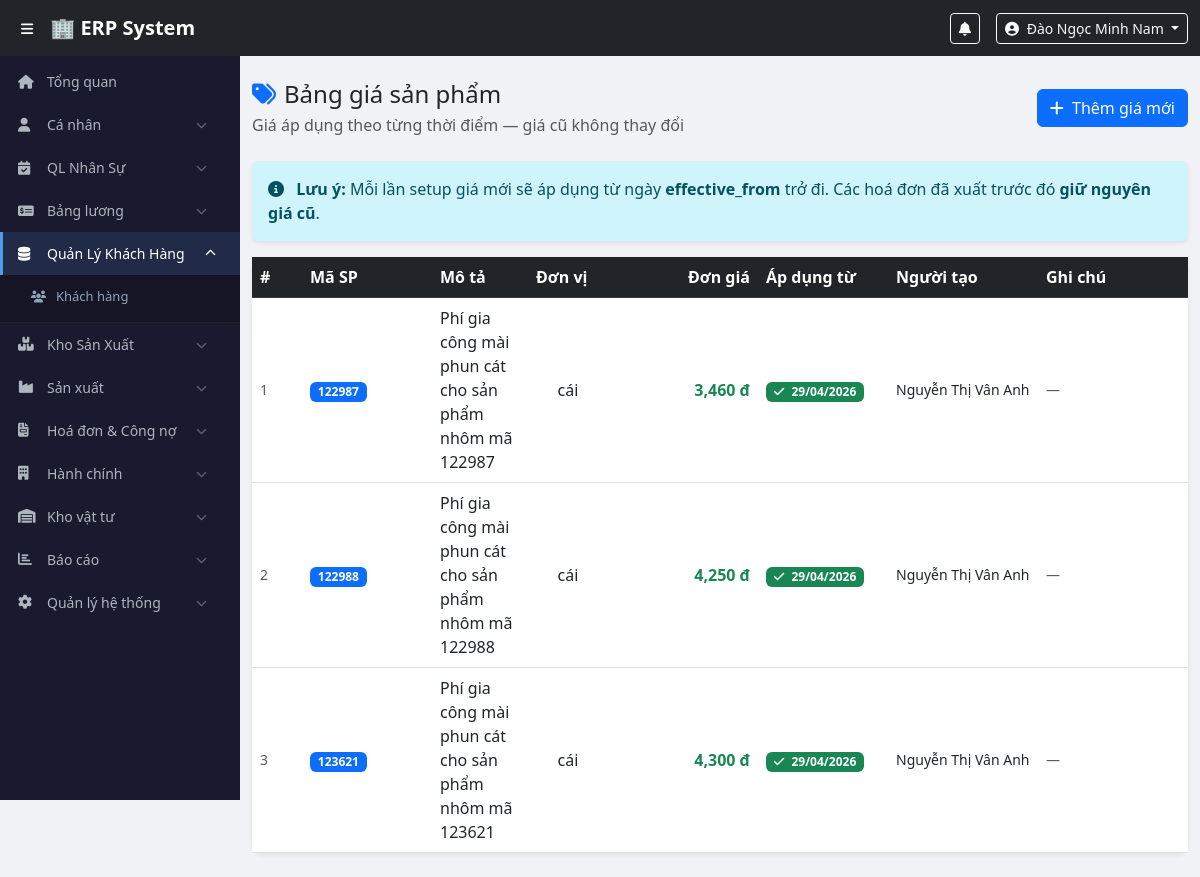
/modules/master/prices.php (signed in), run on the app's committed database.
### tables this page shows
CREATE TABLE `product_prices` (
  `id` int(11) NOT NULL,
  `product_code_id` int(11) NOT NULL,
  `unit_price` decimal(15,0) NOT NULL DEFAULT 0,
  `effective_from` date NOT NULL,
  `note` text DEFAULT NULL,
  `created_by` int(11) DEFAULT NULL,
  `created_at` timestamp NOT NULL DEFAULT current_timestamp()
);

CREATE TABLE `product_codes` (
  `id` int(11) NOT NULL,
  `product_code` varchar(50) NOT NULL,
  `product_category` enum('finished_goods','raw_material','consumable','office','equipment','other') NOT NULL DEFAULT 'finished_goods',
  `description` varchar(500) NOT NULL,
  `unit` varchar(20) DEFAULT 'cái',
  `category` varchar(100) DEFAULT NULL,
  `is_active` tinyint(1) DEFAULT 1,
  `created_by` int(11) DEFAULT NULL,
  `created_at` timestamp NOT NULL DEFAULT current_timestamp(),
  `updated_at` timestamp NOT NULL DEFAULT current_timestamp() ON UPDATE current_timestamp()
);

CREATE TABLE `users` (
  `id` int(11) NOT NULL,
  `employee_code` varchar(20) NOT NULL,
  `full_name` varchar(100) NOT NULL,
  `username` varchar(50) NOT NULL,
  `password_hash` varchar(255) NOT NULL,
  `email` varchar(100) DEFAULT NULL,
  `phone` varchar(20) DEFAULT NULL,
  `role_id` int(11) NOT NULL,
  `department_id` int(11) DEFAULT NULL,
  `is_active` tinyint(1) DEFAULT 1,
  `created_at` timestamp NOT NULL DEFAULT current_timestamp()
);

### modules/master/prices.php (the view, shortened to what this page needs)
<?php
$pdo  = getDBConnection();
$prices = $pdo->query("
    SELECT pp.*, pc.product_code, pc.description, pc.unit,
           u.full_name AS created_by_name
    FROM product_prices pp
    JOIN product_codes pc ON pp.product_code_id = pc.id
    LEFT JOIN users u ON pp.created_by = u.id
    ORDER BY pc.product_code, pp.effective_from DESC
")->fetchAll(PDO::FETCH_ASSOC);
include $_SERVER['DOCUMENT_ROOT'] . '/erp/includes/header.php';
include $_SERVER['DOCUMENT_ROOT'] . '/erp/includes/sidebar.php';
?>
<div class="main-content">
<div class="container-fluid py-4">
    <div class="d-flex justify-content-between align-items-center mb-4">
        <div>
            <h4 class="mb-1"><i class="fas fa-tags me-2 text-primary"></i>Bảng giá sản phẩm</h4>
            <p class="text-muted mb-0">Giá áp dụng theo từng thời điểm — giá cũ không thay đổi</p>
        </div>
        <button class="btn btn-primary" data-bs-toggle="modal" data-bs-target="#modalPrice">
            <i class="fas fa-plus me-1"></i> Thêm giá mới
        </button>
    </div>
    <div class="alert alert-info border-0 shadow-sm mb-3">
        <i class="fas fa-info-circle me-2"></i>
        <strong>Lưu ý:</strong> Mỗi lần setup giá mới sẽ áp dụng từ ngày <strong>effective_from</strong> trở đi.
        Các hoá đơn đã xuất trước đó <strong>giữ nguyên giá cũ</strong>.
    </div>
    <div class="card border-0 shadow-sm">
        <div class="card-body p-0">
            <div class="table-responsive">
                <table class="table table-hover align-middle mb-0">
                    <thead class="table-dark">
                        <tr>
                            <th width="50">#</th>
                            <th width="130">Mã SP</th>
                            <th>Mô tả</th>
                            <th width="80">Đơn vị</th>
                            <th width="150" class="text-end">Đơn giá</th>
                            <th width="130">Áp dụng từ</th>
                            <th width="150">Người tạo</th>
                            <th width="150">Ghi chú</th>
                        </tr>
                    </thead>
                    <tbody>
                    <?php if (empty($prices)): ?>
                        <tr><td colspan="8" class="text-center text-muted py-4">Chưa có bảng giá nào</td></tr>
                    <?php else: ?>
                        <?php
                        $prevCode = '';
                        foreach ($prices as $i => $p):
                            $isLatest = ($p['product_code'] !== $prevCode);
                            $prevCode = $p['product_code'];
                        ?>
                        <tr class="<?= $isLatest ? '' : 'text-muted' ?>">
                            <td class="text-muted small"><?= $i + 1 ?></td>
                            <td>
                                <span class="badge <?= $isLatest ? 'bg-primary' : 'bg-secondary' ?>">
                                    <?= htmlspecialchars($p['product_code']) ?>
                                </span>
                            </td>
                            <td><?= htmlspecialchars($p['description']) ?></td>
                            <td class="text-center"><?= htmlspecialchars($p['unit']) ?></td>
                            <td class="text-end fw-<?= $isLatest ? 'bold text-success' : 'normal' ?>">
                                <?= number_format($p['unit_price']) ?> đ
                            </td>
                            <td>
                                <?php if ($isLatest): ?>
                                    <span class="badge bg-success">
                                        <i class="fas fa-check me-1"></i>
                                        <?= date('d/m/Y', strtotime($p['effective_from'])) ?>
                                    </span>
                                <?php else: ?>
                                    <?= date('d/m/Y', strtotime($p['effective_from'])) ?>
                                <?php endif; ?>
                            </td>
                            <td class="small"><?= htmlspecialchars($p['created_by_name'] ?? '—') ?></td>
                            <td class="small text-muted"><?= htmlspecialchars($p['note'] ?? '—') ?></td>
                        </tr>
                        <?php endforeach; ?>
                    <?php endif; ?>
                    </tbody>
                </table>
            </div>
        </div>
    </div>
</div>
</div>
<?php include $_SERVER['DOCUMENT_ROOT'] . '/erp/includes/footer.php'; ?>

### assets/css/style.css (style rules this page uses)
body { padding-top: 56px; background: #f0f2f5; font-family: 'Segoe UI', sans-serif; }
.main-content { margin-left: 240px; transition: margin-left 0.3s; min-height: calc(100vh - 56px); }
.card { border-radius: 12px !important; }

### data on the page
product_prices: product_code.product_code "122987", product_code.description "Phí gia công mài phun cát cho sản phẩm nhôm mã 122987", product_code.unit "cái", unit_price "3,460", effective_from "29/04/2026", users.full_name "Nguyễn Thị Vân Anh", note "—"
product_prices: product_code.product_code "122988", product_code.description "Phí gia công mài phun cát cho sản phẩm nhôm mã 122988", product_code.unit "cái", unit_price "4,250", effective_from "29/04/2026", users.full_name "Nguyễn Thị Vân Anh", note "—"
product_prices: product_code.product_code "123621", product_code.description "Phí gia công mài phun cát cho sản phẩm nhôm mã 123621", product_code.unit "cái", unit_price "4,300", effective_from "29/04/2026", users.full_name "Nguyễn Thị Vân Anh", note "—"

### other printed values
$user['full_name'] "Đào Ngọc Minh Nam"
